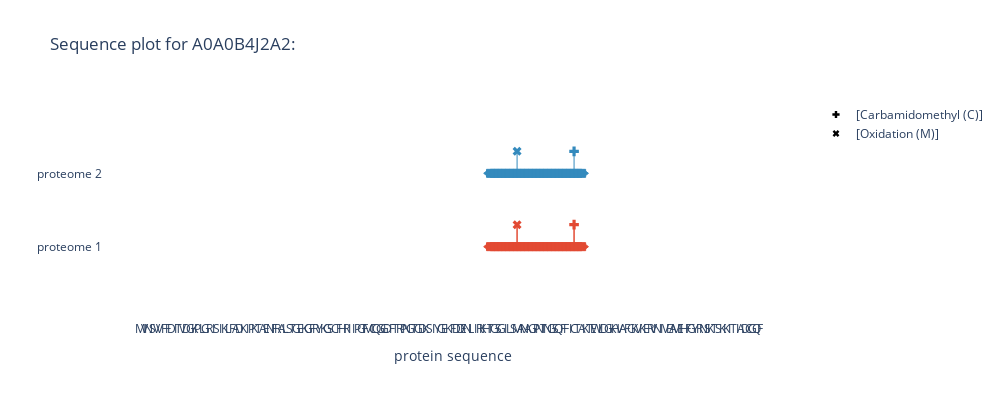

Notebook code for this chart:
### Code cell
plot_peptide_traces([formatted_proteome_data, formatted_proteome_data],
                  name = ['proteome 1', 'proteome 2'],
                  protein = "A0A0B4J2A2",
                  fasta = full_human_fasta)

### Figure 1 — Plotly figure (JSON) as saved in the notebook; plotly's stock layout.template omitted (floating-point values rounded to 4 significant figures; data arrays with more than 128 entries replaced by an {"elided": "..."} marker saying what was removed)
{"data": [{"hovertemplate": "%{text}", "marker": {"color": ["#E24A33", "#E24A33", "#E24A33", "#E24A33", "#E24A33", "#E24A33", "#E24A33", "#E24A33", "#E24A33", "#E24A33", "#E24A33", "#E24A33", "#E24A33", "#E24A33", "#E24A33", "#E24A33", "#E24A33", "#E24A33", "#E24A33", "#E24A33", "#E24A33", "#E24A33", "#E24A33", "#E24A33", "#E24A33", "#E24A33", "#E24A33"], "line": {"color": ["#E24A33", "#E24A33", "#E24A33", "#E24A33", "#E24A33", "#E24A33", "#E24A33", "#E24A33", "#E24A33", "#E24A33", "#E24A33", "#E24A33", "#E24A33", "#E24A33", "#E24A33", "#E24A33", "#E24A33", "#E24A33", "#E24A33", "#E24A33", "#E24A33", "#E24A33", "#E24A33", "#E24A33", "#E24A33", "#E24A33", "#E24A33"]}, "opacity": 1, "size": [6, 8, 8, 8, 8, 8, 8, 8, 8, 8, 8, 8, 8, 8, 8, 8, 8, 8, 8, 8, 8, 8, 8, 8, 8, 8, 6], "symbol": [7, 1, 1, 1, 1, 1, 1, 1, 1, 1, 1, 1, 1, 1, 1, 1, 1, 1, 1, 1, 1, 1, 1, 1, 1, 1, 8]}, "mode": "markers", "name": "", "showlegend": false, "text": [92, 93, 94, 95, 96, 97, 98, 99, 100, 101, 102, 103, 104, 105, 106, 107, 108, 109, 110, 111, 112, 113, 114, 115, 116, 117, 118], "type": "scatter", "x": [91, 92, 93, 94, 95, 96, 97, 98, 99, 100, 101, 102, 103, 104, 105, 106, 107, 108, 109, 110, 111, 112, 113, 114, 115, 116, 117], "xaxis": "x", "y": {"elided": "164 int values"}}, {"hovertemplate": "%{text}", "marker": {"color": ["#E24A33", "#E24A33"], "line": {"color": ["#E24A33", "#E24A33"]}, "opacity": 1, "size": 8, "symbol": [4, 3]}, "mode": "markers", "name": "", "showlegend": false, "text": [100, 115], "type": "scatter", "x": [99, 114], "xaxis": "x", "y": [1.3, 1.3]}, {"hovertemplate": "%{text}", "marker": {"color": ["#348ABD", "#348ABD", "#348ABD", "#348ABD", "#348ABD", "#348ABD", "#348ABD", "#348ABD", "#348ABD", "#348ABD", "#348ABD", "#348ABD", "#348ABD", "#348ABD", "#348ABD", "#348ABD", "#348ABD", "#348ABD", "#348ABD", "#348ABD", "#348ABD", "#348ABD", "#348ABD", "#348ABD", "#348ABD", "#348ABD", "#348ABD"], "line": {"color": ["#348ABD", "#348ABD", "#348ABD", "#348ABD", "#348ABD", "#348ABD", "#348ABD", "#348ABD", "#348ABD", "#348ABD", "#348ABD", "#348ABD", "#348ABD", "#348ABD", "#348ABD", "#348ABD", "#348ABD", "#348ABD", "#348ABD", "#348ABD", "#348ABD", "#348ABD", "#348ABD", "#348ABD", "#348ABD", "#348ABD", "#348ABD"]}, "opacity": 1, "size": [6, 8, 8, 8, 8, 8, 8, 8, 8, 8, 8, 8, 8, 8, 8, 8, 8, 8, 8, 8, 8, 8, 8, 8, 8, 8, 6], "symbol": [7, 1, 1, 1, 1, 1, 1, 1, 1, 1, 1, 1, 1, 1, 1, 1, 1, 1, 1, 1, 1, 1, 1, 1, 1, 1, 8]}, "mode": "markers", "name": "", "showlegend": false, "text": [92, 93, 94, 95, 96, 97, 98, 99, 100, 101, 102, 103, 104, 105, 106, 107, 108, 109, 110, 111, 112, 113, 114, 115, 116, 117, 118], "type": "scatter", "x": [91, 92, 93, 94, 95, 96, 97, 98, 99, 100, 101, 102, 103, 104, 105, 106, 107, 108, 109, 110, 111, 112, 113, 114, 115, 116, 117], "xaxis": "x", "y": {"elided": "164 int values"}}, {"hovertemplate": "%{text}", "marker": {"color": ["#348ABD", "#348ABD"], "line": {"color": ["#348ABD", "#348ABD"]}, "opacity": 1, "size": 8, "symbol": [4, 3]}, "mode": "markers", "name": "", "showlegend": false, "text": [100, 115], "type": "scatter", "x": [99, 114], "xaxis": "x", "y": [2.3, 2.3]}, {"marker": {"color": "black", "symbol": 3}, "mode": "markers", "name": "[Carbamidomethyl (C)]", "showlegend": true, "type": "scatter", "y": [null]}, {"marker": {"color": "black", "symbol": 4}, "mode": "markers", "name": "[Oxidation (M)]", "showlegend": true, "type": "scatter", "y": [null]}], "layout": {"height": 400, "plot_bgcolor": "rgba(0,0,0,0)", "shapes": [{"line": {"color": "#E24A33", "width": 1}, "type": "line", "x0": 99, "x1": 99, "y0": 1, "y1": 1.3}, {"line": {"color": "#E24A33", "width": 1}, "type": "line", "x0": 114, "x1": 114, "y0": 1, "y1": 1.3}, {"line": {"color": "#E24A33", "width": 1}, "type": "line", "x0": 99, "x1": 99, "y0": 1, "y1": 1.3}, {"line": {"color": "#E24A33", "width": 1}, "type": "line", "x0": 114, "x1": 114, "y0": 1, "y1": 1.3}, {"line": {"color": "#348ABD", "width": 1}, "type": "line", "x0": 99, "x1": 99, "y0": 2, "y1": 2.3}, {"line": {"color": "#348ABD", "width": 1}, "type": "line", "x0": 114, "x1": 114, "y0": 2, "y1": 2.3}], "title": {"text": "Sequence plot for A0A0B4J2A2:"}, "width": 1000, "xaxis": {"range": [-10, 174], "tickangle": 0, "tickmode": "array", "ticktext": {"elided": "164 str values"}, "tickvals": {"elided": "164 int values"}, "title": {"text": "protein sequence"}}, "yaxis": {"range": [0, 3], "showticklabels": true, "tickmode": "array", "ticktext": ["proteome 1", "proteome 2"], "tickvals": [1, 2], "title": {"text": ""}}}}
